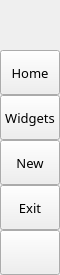
        <widget class="QFrame" name="leftMenuBg">
         <property name="minimumSize">
          <size>
           <width>60</width>
           <height>0</height>
          </size>
         </property>
         <property name="maximumSize">
          <size>
           <width>60</width>
           <height>16777215</height>
          </size>
         </property>
         <property name="frameShape">
          <enum>QFrame::NoFrame</enum>
         </property>
         <property name="frameShadow">
          <enum>QFrame::Raised</enum>
         </property>
         <layout class="QVBoxLayout" name="verticalLayout_3">
          <property name="spacing">
           <number>0</number>
          </property>
          <property name="leftMargin">
           <number>0</number>
          </property>
          <property name="topMargin">
           <number>0</number>
          </property>
          <property name="rightMargin">
           <number>0</number>
          </property>
          <property name="bottomMargin">
           <number>0</number>
          </property>
          <item>
           <widget class="QFrame" name="topLogoInfo">
            <property name="minimumSize">
             <size>
              <width>0</width>
              <height>50</height>
             </size>
            </property>
            <property name="maximumSize">
             <size>
              <width>16777215</width>
              <height>50</height>
             </size>
            </property>
            <property name="frameShape">
             <enum>QFrame::NoFrame</enum>
            </property>
            <property name="frameShadow">
             <enum>QFrame::Raised</enum>
            </property>
            <widget class="QFrame" name="topLogo">
             <property name="geometry">
              <rect>
               <x>10</x>
               <y>5</y>
               <width>42</width>
               <height>42</height>
              </rect>
             </property>
             <property name="minimumSize">
              <size>
               <width>42</width>
               <height>42</height>
              </size>
             </property>
             <property name="maximumSize">
              <size>
               <width>42</width>
               <height>42</height>
              </size>
             </property>
             <property name="frameShape">
              <enum>QFrame::NoFrame</enum>
             </property>
             <property name="frameShadow">
              <enum>QFrame::Raised</enum>
             </property>
            </widget>
            <widget class="QLabel" name="titleLeftApp">
             <property name="geometry">
              <rect>
               <x>70</x>
               <y>8</y>
               <width>160</width>
               <height>20</height>
              </rect>
             </property>
             <property name="font">
              <font>
               <family>NanumGothic</family>
               <pointsize>12</pointsize>
               <italic>false</italic>
               <fontweight></fontweight>
              </font>
             </property>
             <property name="text">
              <string>PyDracula</string>
             </property>
             <property name="alignment">
              <set>Qt::AlignLeading|Qt::AlignLeft|Qt::AlignTop</set>
             </property>
            </widget>
            <widget class="QLabel" name="titleLeftDescription">
             <property name="geometry">
              <rect>
               <x>70</x>
               <y>27</y>
               <width>160</width>
               <height>16</height>
              </rect>
             </property>
             <property name="maximumSize">
              <size>
               <width>16777215</width>
               <height>16</height>
              </size>
             </property>
             <property name="font">
              <font>
               <family>NanumGothic</family>
               <pointsize>8</pointsize>
               <italic>false</italic>
               <bold>false</bold>
              </font>
             </property>
             <property name="text">
              <string/>
             </property>
             <property name="alignment">
              <set>Qt::AlignLeading|Qt::AlignLeft|Qt::AlignTop</set>
             </property>
            </widget>
           </widget>
          </item>
          <item>
           <widget class="QFrame" name="leftMenuFrame">
            <property name="sizePolicy">
             <sizepolicy hsizetype="Preferred" vsizetype="Preferred">
              <horstretch>0</horstretch>
              <verstretch>0</verstretch>
             </sizepolicy>
            </property>
            <property name="frameShape">
             <enum>QFrame::NoFrame</enum>
            </property>
            <property name="frameShadow">
             <enum>QFrame::Raised</enum>
            </property>
            <layout class="QVBoxLayout" name="verticalMenuLayout">
             <property name="spacing">
              <number>0</number>
             </property>
             <property name="leftMargin">
              <number>0</number>
             </property>
             <property name="topMargin">
              <number>0</number>
             </property>
             <property name="rightMargin">
              <number>0</number>
             </property>
             <property name="bottomMargin">
              <number>0</number>
             </property>
             <item alignment="Qt::AlignTop">
              <widget class="QFrame" name="topMenu">
               <property name="frameShape">
                <enum>QFrame::NoFrame</enum>
               </property>
               <property name="frameShadow">
                <enum>QFrame::Raised</enum>
               </property>
               <layout class="QVBoxLayout" name="verticalLayout_8">
                <property name="spacing">
                 <number>0</number>
                </property>
                <property name="leftMargin">
                 <number>0</number>
                </property>
                <property name="topMargin">
                 <number>0</number>
                </property>
                <property name="rightMargin">
                 <number>0</number>
                </property>
                <property name="bottomMargin">
                 <number>0</number>
                </property>
                <item>
                 <widget class="QPushButton" name="btn_home">
                  <property name="sizePolicy">
                   <sizepolicy hsizetype="Expanding" vsizetype="Fixed">
                    <horstretch>0</horstretch>
                    <verstretch>0</verstretch>
                   </sizepolicy>
                  </property>
                  <property name="minimumSize">
                   <size>
                    <width>0</width>
                    <height>45</height>
                   </size>
                  </property>
                  <property name="font">
                   <font>
                    <family>NanumGothic</family>
                    <pointsize>10</pointsize>
                    <italic>false</italic>
                    <bold>false</bold>
                   </font>
                  </property>
                  <property name="cursor">
                   <cursorShape>PointingHandCursor</cursorShape>
                  </property>
                  <property name="layoutDirection">
                   <enum>Qt::LeftToRight</enum>
                  </property>
                  <property name="styleSheet">
                   <string notr="true">background-image: url(:/icon/images/icons/cil-home.png);</string>
                  </property>
                  <property name="text">
                   <string>Home</string>
                  </property>
                 </widget>
                </item>
                <item>
                 <widget class="QPushButton" name="btn_nowSales">
                  <property name="sizePolicy">
                   <sizepolicy hsizetype="Expanding" vsizetype="Fixed">
                    <horstretch>0</horstretch>
                    <verstretch>0</verstretch>
                   </sizepolicy>
                  </property>
                  <property name="minimumSize">
                   <size>
                    <width>0</width>
                    <height>45</height>
                   </size>
                  </property>
                  <property name="font">
                   <font>
                    <family>NanumGothic</family>
                    <pointsize>10</pointsize>
                    <italic>false</italic>
                    <bold>false</bold>
                   </font>
                  </property>
                  <property name="cursor">
                   <cursorShape>PointingHandCursor</cursorShape>
                  </property>
                  <property name="layoutDirection">
                   <enum>Qt::LeftToRight</enum>
                  </property>
                  <property name="styleSheet">
                   <string notr="true">background-image: url(:/icon/images/icons/cil-calendar-check.png);</string>
                  </property>
                  <property name="text">
                   <string>Widgets</string>
                  </property>
                 </widget>
                </item>
                <item>
                 <widget class="QPushButton" name="btn_postSales">
                  <property name="sizePolicy">
                   <sizepolicy hsizetype="Expanding" vsizetype="Fixed">
                    <horstretch>0</horstretch>
                    <verstretch>0</verstretch>
                   </sizepolicy>
                  </property>
                  <property name="minimumSize">
                   <size>
                    <width>0</width>
                    <height>45</height>
                   </size>
                  </property>
                  <property name="font">
                   <font>
                    <family>NanumGothic</family>
                    <pointsize>10</pointsize>
                    <italic>false</italic>
                    <bold>false</bold>
                   </font>
                  </property>
                  <property name="cursor">
                   <cursorShape>PointingHandCursor</cursorShape>
                  </property>
                  <property name="layoutDirection">
                   <enum>Qt::LeftToRight</enum>
                  </property>
                  <property name="styleSheet">
                   <string notr="true">background-image: url(:/icon/images/icons/cil-chart-line.png);</string>
                  </property>
                  <property name="text">
                   <string>New</string>
                  </property>
                 </widget>
                </item>
                <item>
                 <widget class="QPushButton" name="btn_exit">
                  <property name="sizePolicy">
                   <sizepolicy hsizetype="Expanding" vsizetype="Fixed">
                    <horstretch>0</horstretch>
                    <verstretch>0</verstretch>
                   </sizepolicy>
                  </property>
                  <property name="minimumSize">
                   <size>
                    <width>0</width>
                    <height>45</height>
                   </size>
                  </property>
                  <property name="font">
                   <font>
                    <family>NanumGothic</family>
                    <pointsize>10</pointsize>
                    <italic>false</italic>
                    <bold>false</bold>
                   </font>
                  </property>
                  <property name="cursor">
                   <cursorShape>PointingHandCursor</cursorShape>
                  </property>
                  <property name="layoutDirection">
                   <enum>Qt::LeftToRight</enum>
                  </property>
                  <property name="styleSheet">
                   <string notr="true">background-image: url(:/icon/images/icons/cil-x.png);</string>
                  </property>
                  <property name="text">
                   <string>Exit</string>
                  </property>
                 </widget>
                </item>
               </layout>
              </widget>
             </item>
             <item alignment="Qt::AlignBottom">
              <widget class="QFrame" name="bottomMenu">
               <property name="frameShape">
                <enum>QFrame::NoFrame</enum>
               </property>
               <property name="frameShadow">
                <enum>QFrame::Raised</enum>
               </property>
               <layout class="QVBoxLayout" name="verticalLayout_9">
                <property name="spacing">
                 <number>0</number>
                </property>
                <property name="leftMargin">
                 <number>0</number>
                </property>
                <property name="topMargin">
                 <number>0</number>
                </property>
                <property name="rightMargin">
                 <number>0</number>
                </property>
                <property name="bottomMargin">
                 <number>0</number>
                </property>
                <item>
                 <widget class="QPushButton" name="toggleLeftBox">
                  <property name="sizePolicy">
                   <sizepolicy hsizetype="Expanding" vsizetype="Fixed">
                    <horstretch>0</horstretch>
                    <verstretch>0</verstretch>
                   </sizepolicy>
                  </property>
                  <property name="minimumSize">
                   <size>
                    <width>0</width>
                    <height>45</height>
                   </size>
                  </property>
                  <property name="font">
                   <font>
                    <family>NanumGothic</family>
                    <pointsize>10</pointsize>
                    <italic>false</italic>
                    <bold>false</bold>
                   </font>
                  </property>
                  <property name="cursor">
                   <cursorShape>PointingHandCursor</cursorShape>
                  </property>
                  <property name="layoutDirection">
                   <enum>Qt::LeftToRight</enum>
                  </property>
                  <property name="styleSheet">
                   <string notr="true">background-image: url(:/icon/images/icons/icon_settings.png);</string>
                  </property>
                  <property name="text">
                   <string/>
                  </property>
                 </widget>
                </item>
               </layout>
              </widget>
             </item>
            </layout>
           </widget>
          </item>
         </layout>
        </widget>
